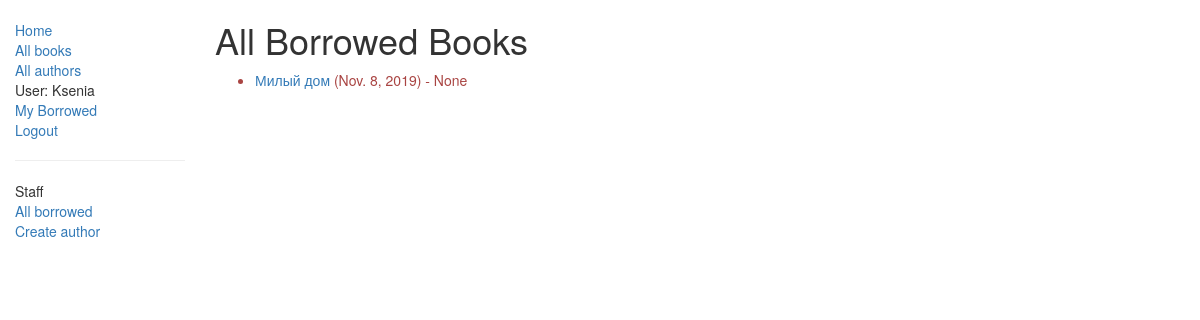
Before: /catalog/borrowed/ (signed in) with the older database file.
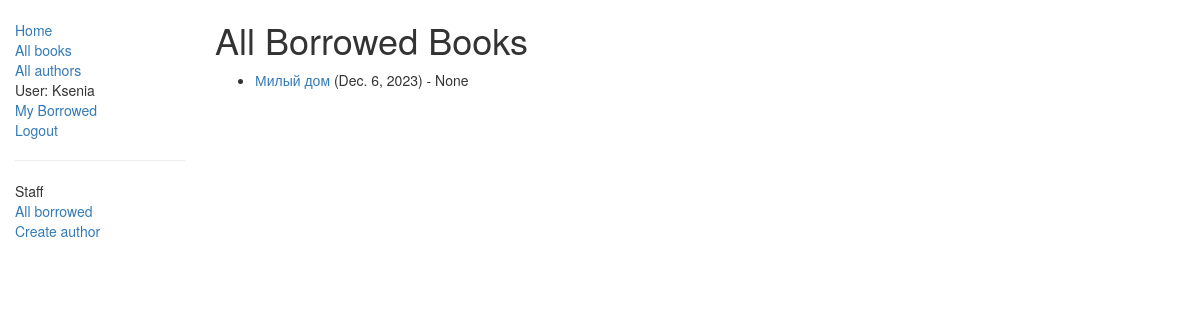
After: the same page with the newer database file.
### catalog/models.py (models this page shows, shortened)
class BookInstance(models.Model):
    id = models.UUIDField(primary_key=True, default=uuid.uuid4,
                          help_text="Unique ID for this particular book across whole library")
    book = models.ForeignKey('Book', on_delete=models.SET_NULL, null=True)
    imprint = models.CharField(max_length=200)
    due_back = models.DateField(null=True, blank=True)
    borrower = models.ForeignKey(settings.AUTH_USER_MODEL, on_delete=models.SET_NULL, null=True, blank=True)
    @property
    def is_overdue(self):
        return bool(self.due_back and date.today() > self.due_back)
    LOAN_STATUS = (
        ('m', 'Maintenance'),
        ('o', 'On loan'),
        ('a', 'Available'),
        ('r', 'Reserved'),
    )
    status = models.CharField(max_length=1, choices=LOAN_STATUS, blank=True, default='m', help_text='Book availability')
    class Meta:
        ordering = ["due_back"]

class Book(models.Model):
    title = models.CharField(max_length=200)
    author = models.ForeignKey('Author', on_delete=models.SET_NULL, null=True)
    summary = models.TextField(max_length=1000, help_text="Enter a brief description of the book")
    isbn = models.CharField('ISBN', max_length=13, help_text='13 Character <a href="https://www.isbn-international.org'
                                                             '/content/what-isbn">ISBN number</a>')
    genre = models.ManyToManyField(Genre, help_text="Select a genre for this book")
    def display_genre(self):
        """
        Creates a string for the Genre. This is required to display genre in Admin.
        """
        return ', '.join([genre.name for genre in self.genre.all()[:3]])
    display_genre.short_description = 'Genre'

### catalog/views.py (the view)
# urls.py: path('borrowed/', views.LoanedBooksAllListView.as_view(), name='all-borrowed'),
class LoanedBooksAllListView(PermissionRequiredMixin, generic.ListView):
    model = BookInstance
    permission_required = 'catalog.can_mark_returned'
    template_name = 'catalog/bookinstance_list_borrowed_all.html'
    paginate_by = 10
    def get_queryset(self):
        return BookInstance.objects.filter(status__exact='o').order_by('due_back')

### catalog/templates/catalog/bookinstance_list_borrowed_all.html
{% extends "base_generic.html" %}
{% block content %}
    <h1>All Borrowed Books</h1>
    {% if bookinstance_list %}
    <ul>
      {% for bookinst in bookinstance_list %}
      <li class="{% if bookinst.is_overdue %}text-danger{% endif %}">
        <a href="{% url 'book-detail' bookinst.book.pk %}">{{ bookinst.book.title }}</a> ({{ bookinst.due_back }}) {% if user.is_staff %}- {{ bookinst.borrower }}{% endif %}
      </li>
      {% endfor %}
    </ul>
    {% else %}
      <p>There are no books borrowed.</p>
    {% endif %}
{% endblock %}

Changed rows visible on the page:
changed BookInstance "None": due_back "Nov. 8, 2019" → "Dec. 6, 2023"
